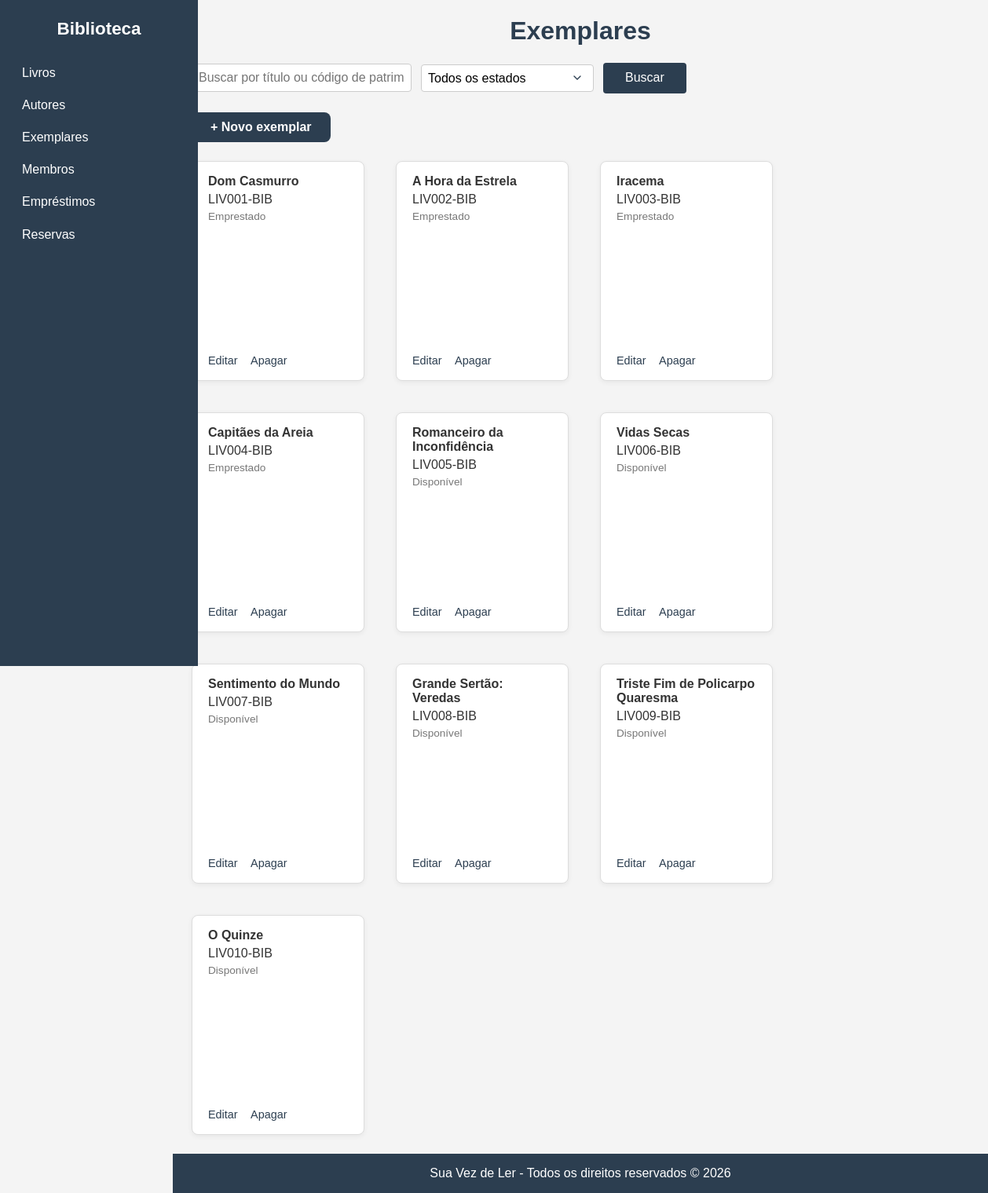
/exemplares/, run on the app's committed database.
### acervo/models.py (models this page shows, shortened)
class Exemplar(models.Model):
    ESTADO_CHOICES = [
        ('disponivel', 'Disponível'),
        ('emprestado', 'Emprestado'),
        ('manutencao', 'Em manutenção'),
    ]
    livro = models.ForeignKey(Livro, on_delete=models.CASCADE, related_name='exemplares')
    codigo_patrimonio = models.CharField(max_length=30, unique=True)
    estado = models.CharField(max_length=15, choices=ESTADO_CHOICES, default='disponivel')

class Livro(models.Model):
    TIPO_ACERVO_CHOICES = [
        ('digital', 'Digital'),
        ('fisico', 'Físico'),
    ]
    CATEGORIA_CHOICES = [
        ('000', '000 – Generalidades e Informação'),
        ('100', '100 – Filosofia e Psicologia'),
        ('200', '200 – Religião e Teologia'),
        ('300', '300 – Ciências Sociais e Direito'),
        ('400', '400 – Linguística e Idiomas'),
        ('500', '500 – Ciências Puras (Exatas e Naturais)'),
        ('600', '600 – Ciências Aplicadas (Tecnologia)'),
        ('700', '700 – Artes e Recreação'),
        ('800', '800 – Literatura'),
        ('900', '900 – História e Geografia'),
    ]
    titulo = models.CharField(max_length=200)
    autor = models.ForeignKey(Autor, on_delete=models.PROTECT, related_name='livros')
    ano = models.IntegerField()
    tipo_acervo = models.CharField(
        max_length=10, choices=TIPO_ACERVO_CHOICES, default='fisico'
    )
    categoria = models.CharField(
        max_length=3, choices=CATEGORIA_CHOICES, default='000'
    )
    imagem_url = models.URLField(blank=True, verbose_name='URL da imagem (capa)')

### acervo/views.py (the view)
# urls.py: path('exemplares/', views.lista_exemplares, name='lista_exemplares'),
def lista_exemplares(request):
    exemplares = Exemplar.objects.select_related('livro').all()
    nome = request.GET.get('nome', '')
    estado = request.GET.get('estado', '')
    condicao = Q()
    if nome:
        condicao &= Q(livro__titulo__icontains=nome) | Q(codigo_patrimonio__icontains=nome)
    if estado:
        condicao &= Q(estado=estado)
    exemplares = exemplares.filter(condicao)
    return render(
        request, 'acervo/exemplares.html',
        {
            'exemplares': exemplares,
            'estados': Exemplar.ESTADO_CHOICES,
            'filtro_nome': nome,
            'filtro_estado': estado,
        }
    )

### acervo/templates/acervo/exemplares.html (shortened to what this page needs)
{% extends 'acervo/base.html' %}
{% block conteudo %}
<h1>Exemplares</h1>
<form method="get" class="busca">
    <input type="text" name="nome" placeholder="Buscar por título ou código de patrimônio" value="{{ filtro_nome }}">
    <select name="estado">
        <option value="">Todos os estados</option>
    </select>
    <button type="submit">Buscar</button>
</form>
<a class="botao-novo" href="{% url 'novo_exemplar' %}">+ Novo exemplar</a>
<ul>
    {% for exemplar in exemplares %}
        <li>
            <div class="card-corpo">
                <strong>{{ exemplar.livro.titulo }}</strong>
                <span>{{ exemplar.codigo_patrimonio }}</span>
                <span class="meta">{{ exemplar.get_estado_display }}</span>
            </div>
            <div class="card-acoes">
                <a href="{% url 'editar_exemplar' exemplar.pk %}">Editar</a>
                <a href="{% url 'apagar_exemplar' exemplar.pk %}">Apagar</a>
            </div>
        </li>
    {% empty %}
        <li class="vazio">Nenhum exemplar cadastrado.</li>
    {% endfor %}
</ul>
{% endblock %}

### acervo/static/acervo/style.css (style rules this page uses)
body { font-family: Arial, Helvetica, sans-serif; margin: 0; padding: 0; background-color: #f4f4f4; color: #333; min-height: 100vh; }
h1 { text-align: center; color: #2c3e50; }
ul { list-style: none; margin: 0; padding: 0 1.5rem 1.5rem; display: grid; grid-template-columns: repeat(auto-fill, 220px); row-gap: 2.5rem; column-gap: 2.5rem; justify-content: start; align-items: start; }
li { width: 220px; height: 280px; box-sizing: border-box; background-color: #fff; border: 1px solid #ddd; border-radius: 8px; padding: 1rem 1.25rem; box-shadow: 0 2px 6px rgba(0, 0, 0, 0.06); transition: transform 0.15s ease, box-shadow 0.15s ease; display: flex; flex-direction: column; overflow: hidden; }
.card-corpo { flex: 1; display: flex; flex-direction: column; gap: 0.3rem; overflow: hidden; }
.card-corpo strong { display: -webkit-box; -webkit-line-clamp: 2; -webkit-box-orient: vertical; overflow: hidden; }
.card-acoes { margin-top: auto; padding-top: 0.5rem; }
li .meta { display: block; color: #777; font-size: 0.85rem; }
li a { color: #2c3e50; text-decoration: none; font-size: 0.9rem; margin-right: 0.75rem; }
form.busca { max-width: none; width: 100%; margin: 0 0 1.5rem; padding: 0 1.5rem; background: none; border: none; box-shadow: none; display: flex; flex-wrap: wrap; gap: 0.75rem; align-items: center; }
form.busca input[type="text"], form.busca select { flex: 0 1 auto; min-width: 160px; }
form.busca input[type="text"] { width: 280px; }
form.busca select { width: 220px; }
form.busca select { appearance: none; -webkit-appearance: none; -moz-appearance: none; background-color: #fff; background-repeat: no-repeat; background-position: right 0.75rem center; background-size: 16px; padding-right: 2.25rem; cursor: pointer; }
form.busca button { width: auto; padding: 0.65rem 1.75rem; margin-top: 0; }
.botao-novo { display: block; width: fit-content; margin: 0 0 1.5rem 1.5rem; background-color: #2c3e50; color: #fff; font-weight: 600; text-decoration: none; padding: 0.65rem 1.5rem; border-radius: 8px; transition: background-color 0.15s ease, transform 0.15s ease; }
form { max-width: 400px; margin: 2rem auto; background-color: #fff; border: 1px solid #ddd; border-radius: 8px; padding: 1.5rem 2rem; box-shadow: 0 2px 6px rgba(0, 0, 0, 0.08); }
form input[type="text"], form input[type="number"], form input[type="email"], form textarea, form select { width: 100%; box-sizing: border-box; padding: 0.5rem; border: 1px solid #ccc; border-radius: 4px; font-size: 1rem; }
form button { display: block; width: 100%; background-color: #2c3e50; color: #fff; border: none; border-radius: 4px; padding: 0.6rem; font-size: 1rem; cursor: pointer; margin-top: 0.5rem; }

### data on the page
Exemplar: livro.titulo "Dom Casmurro", codigo_patrimonio "LIV001-BIB", estado "Emprestado"
Exemplar: livro.titulo "A Hora da Estrela", codigo_patrimonio "LIV002-BIB", estado "Emprestado"
Exemplar: livro.titulo "Iracema", codigo_patrimonio "LIV003-BIB", estado "Emprestado"
Exemplar: livro.titulo "Capitães da Areia", codigo_patrimonio "LIV004-BIB", estado "Emprestado"
Exemplar: livro.titulo "Romanceiro da Inconfidência", codigo_patrimonio "LIV005-BIB", estado "Disponível"
Exemplar: livro.titulo "Vidas Secas", codigo_patrimonio "LIV006-BIB", estado "Disponível"
Exemplar: livro.titulo "Sentimento do Mundo", codigo_patrimonio "LIV007-BIB", estado "Disponível"
Exemplar: livro.titulo "Grande Sertão: Veredas", codigo_patrimonio "LIV008-BIB", estado "Disponível"
Exemplar: livro.titulo "Triste Fim de Policarpo Quaresma", codigo_patrimonio "LIV009-BIB", estado "Disponível"
Exemplar: livro.titulo "O Quinze", codigo_patrimonio "LIV010-BIB", estado "Disponível"
